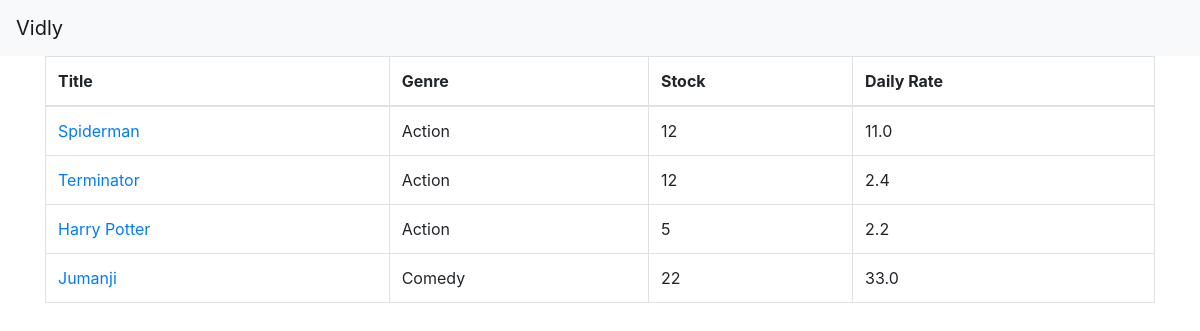
Page /movies/ on the committed database.
### movies/models.py (models this page shows, shortened)
class Movie(models.Model):
    title = models.CharField(max_length=255)
    release_year = models.IntegerField()
    number_in_stock = models.IntegerField()
    daily_rate = models.FloatField()
    genre = models.ForeignKey(Genre, on_delete=models.CASCADE)
    date_created = models.DateTimeField(default=timezone.now)

class Genre(models.Model):
    name = models.CharField(max_length=255)
    def __str__(self):
        return self.name

### movies/views.py (the view)
# urls.py: path('', views.index, name='index'),
def index(request):
    movies = Movie.objects.all()
    return render(request, 'movies/index.html', {'movies': movies })

### movies/templates/movies/index.html
{% extends 'base.html' %}
{% block content %}
<table class="table table-bordered table-hover">
    <thead>
        <tr>
            <th>Title</th>
            <th>Genre</th>
            <th>Stock</th>
            <th>Daily Rate</th>
        </tr>
    </thead>
    <tbody>
        {% for movie in movies %}
        <tr>
            <td>
                <a href="{% url 'movies:detail' movie.id %}">{{ movie.title }}</a>
           </td>
            <td>{{ movie.genre }}</td>
            <td>{{ movie.number_in_stock }}</td>
            <td>{{ movie.daily_rate }}</td>
        </tr>
        {% endfor %}
    </tbody>
</table>
{% endblock %}

### templates/base.html (shortened to what this page needs)
<!doctype html>
<html lang="en">
  <head>
    <link rel="stylesheet" href="https://cdn.jsdelivr.net/npm/bootstrap@4.5.3/dist/css/bootstrap.min.css">
  </head>
  <body>
    <nav class="navbar navbar-light bg-light">
        <a class="navbar-brand" href="{% url 'movies:index'%}">Vidly</a>
      </nav>
    <main class="container">
        {% block content %}
        {% endblock %}
</main>
  </body>
</html>

### rows in the picture
Movie: title "Spiderman", genre "Action", number_in_stock "12", daily_rate "11.0"
Movie: title "Terminator", genre "Action", number_in_stock "12", daily_rate "2.4"
Movie: title "Harry Potter", genre "Action", number_in_stock "5", daily_rate "2.2"
Movie: title "Jumanji", genre "Comedy", number_in_stock "22", daily_rate "33.0"
